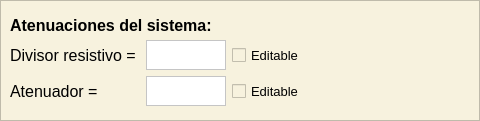
    <widget class="QFrame" name="row3_1">
     <property name="geometry">
      <rect>
       <x>10</x>
       <y>370</y>
       <width>480</width>
       <height>121</height>
      </rect>
     </property>
     <property name="minimumSize">
      <size>
       <width>371</width>
       <height>121</height>
      </size>
     </property>
     <property name="styleSheet">
      <string notr="true">background-color: rgb(247, 242, 222);</string>
     </property>
     <property name="frameShape">
      <enum>QFrame::Shape::StyledPanel</enum>
     </property>
     <property name="frameShadow">
      <enum>QFrame::Shadow::Raised</enum>
     </property>
     <widget class="QLabel" name="atenuacion_sistema">
      <property name="geometry">
       <rect>
        <x>10</x>
        <y>10</y>
        <width>210</width>
        <height>30</height>
       </rect>
      </property>
      <property name="minimumSize">
       <size>
        <width>210</width>
        <height>30</height>
       </size>
      </property>
      <property name="maximumSize">
       <size>
        <width>210</width>
        <height>30</height>
       </size>
      </property>
      <property name="font">
       <font>
        <family>Arial</family>
        <pointsize>12</pointsize>
        <bold>true</bold>
       </font>
      </property>
      <property name="text">
       <string>Atenuaciones del sistema:</string>
      </property>
     </widget>
     <widget class="QWidget" name="layoutWidget">
      <property name="geometry">
       <rect>
        <x>10</x>
        <y>40</y>
        <width>294</width>
        <height>68</height>
       </rect>
      </property>
      <layout class="QGridLayout" name="gridLayout_6">
       <item row="0" column="0">
        <widget class="QLabel" name="divisor_resistivo">
         <property name="minimumSize">
          <size>
           <width>130</width>
           <height>30</height>
          </size>
         </property>
         <property name="maximumSize">
          <size>
           <width>130</width>
           <height>30</height>
          </size>
         </property>
         <property name="font">
          <font>
           <family>Arial</family>
           <pointsize>12</pointsize>
          </font>
         </property>
         <property name="text">
          <string>Divisor resistivo =</string>
         </property>
        </widget>
       </item>
       <item row="0" column="1">
        <widget class="QPlainTextEdit" name="entrada_divisor_resistivo">
         <property name="minimumSize">
          <size>
           <width>80</width>
           <height>30</height>
          </size>
         </property>
         <property name="maximumSize">
          <size>
           <width>80</width>
           <height>30</height>
          </size>
         </property>
         <property name="font">
          <font>
           <family>Arial</family>
           <pointsize>12</pointsize>
          </font>
         </property>
         <property name="styleSheet">
          <string notr="true">background-color: rgb(255, 255, 255);</string>
         </property>
        </widget>
       </item>
       <item row="0" column="2">
        <widget class="QCheckBox" name="habilitador_dividor_resistivo">
         <property name="minimumSize">
          <size>
           <width>70</width>
           <height>30</height>
          </size>
         </property>
         <property name="maximumSize">
          <size>
           <width>70</width>
           <height>30</height>
          </size>
         </property>
         <property name="font">
          <font>
           <family>Arial</family>
           <pointsize>10</pointsize>
          </font>
         </property>
         <property name="text">
          <string>Editable</string>
         </property>
        </widget>
       </item>
       <item row="1" column="0">
        <widget class="QLabel" name="atenuador">
         <property name="minimumSize">
          <size>
           <width>130</width>
           <height>30</height>
          </size>
         </property>
         <property name="maximumSize">
          <size>
           <width>130</width>
           <height>30</height>
          </size>
         </property>
         <property name="font">
          <font>
           <family>Arial</family>
           <pointsize>12</pointsize>
          </font>
         </property>
         <property name="text">
          <string>Atenuador =</string>
         </property>
        </widget>
       </item>
       <item row="1" column="1">
        <widget class="QPlainTextEdit" name="entrada_atenuador">
         <property name="minimumSize">
          <size>
           <width>80</width>
           <height>30</height>
          </size>
         </property>
         <property name="maximumSize">
          <size>
           <width>80</width>
           <height>30</height>
          </size>
         </property>
         <property name="font">
          <font>
           <family>Arial</family>
           <pointsize>12</pointsize>
          </font>
         </property>
         <property name="styleSheet">
          <string notr="true">background-color: rgb(255, 255, 255);</string>
         </property>
        </widget>
       </item>
       <item row="1" column="2">
        <widget class="QCheckBox" name="habilitador_atenuador">
         <property name="minimumSize">
          <size>
           <width>70</width>
           <height>30</height>
          </size>
         </property>
         <property name="maximumSize">
          <size>
           <width>70</width>
           <height>30</height>
          </size>
         </property>
         <property name="font">
          <font>
           <family>Arial</family>
           <pointsize>10</pointsize>
          </font>
         </property>
         <property name="text">
          <string>Editable</string>
         </property>
        </widget>
       </item>
      </layout>
     </widget>
    </widget>
